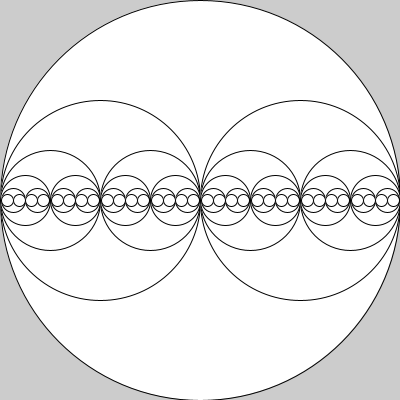
Frame 1 (no input)
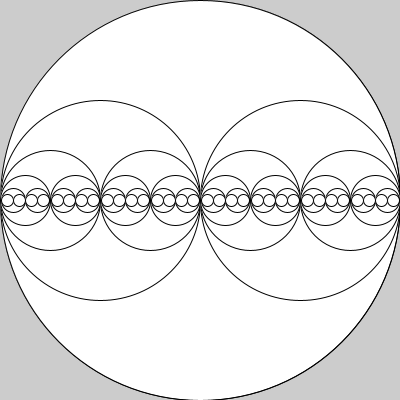
Frame 2 (the mouse pressed at the canvas centre, redrawn once)

The Processing sketch that drew these frames (run headless with seeded random() and noise(); the mouse was pressed at the canvas centre and the sketch redrawn once):

// Processing sketch: sk_recursive_circles
// ── sk_recursive_circles.pde
void setup()
{
  size( 400, 400 );
  noLoop();  // アニメーションしない
}

void draw()
{
  drawCircle( width/2, 200, 5 );  // 最初の再帰呼び出し
}

/**
  再帰関数：円を再帰的に左右に描画する
*/
void drawCircle( int iX, int iRadius, int iLevel )
{
  ellipseMode( RADIUS );
  circle( iX, height/2, iRadius );
  
  if( iLevel > 0 )
  {
    drawCircle( iX - iRadius/2, iRadius/2, iLevel - 1 );  // 再帰呼び出し：左
    drawCircle( iX + iRadius/2, iRadius/2, iLevel - 1 );  // 再帰呼び出し：右
  }
}
